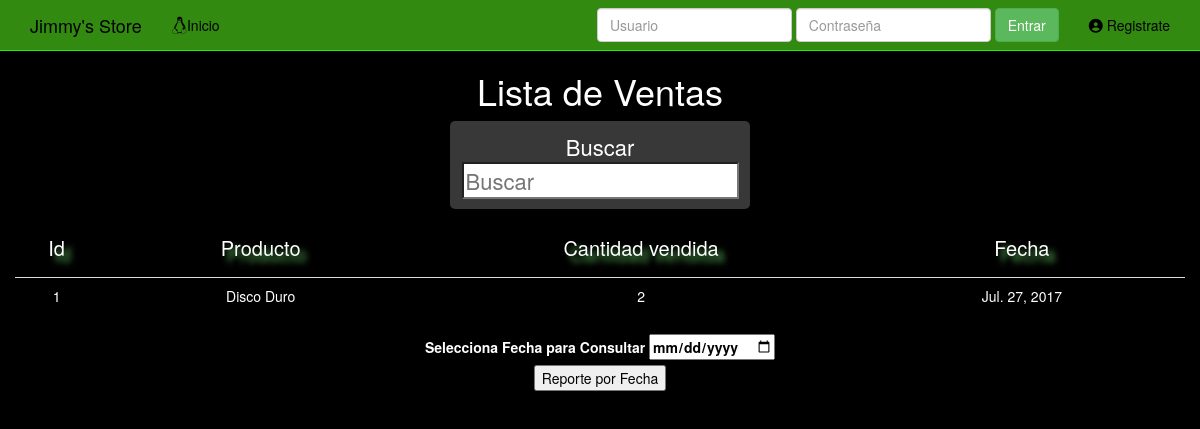
The app's page /Lista/Ventas/ with its own data.
### productos/models.py (models this page shows, shortened)
class Venta(models.Model):
	fecha = models.DateField(auto_now_add=True)
	producto = models.ForeignKey('Producto', null=True, blank=True, on_delete=models.CASCADE)
	cantidad_vendida = models.IntegerField()

class Producto(models.Model):
	codigo_p = models.IntegerField(null=False, blank=False, unique=True)
	nombre = models.CharField(max_length=255, null=False, blank=False)
	descripcion = models.CharField(max_length=255)
	categoria = models.ForeignKey(Categoria, null=True, blank=True, on_delete=models.CASCADE)
	unidades = models.IntegerField(null=False, blank=False)
	precio = models.DecimalField(max_digits=9,decimal_places=2, null=False, blank=False)
	def __str__(self):
		return self.nombre

### productos/views.py (the view)
# urls.py: url(r'^Lista/Ventas/',views.listaventas,name="listaventas"),
def listaventas(request):
    playera = Venta.objects.order_by('id')
    template = loader.get_template('productos/venta_list.html')
    context = {
        'playera': playera
    }
    return HttpResponse(template.render(context, request))

### templates/productos/venta_list.html (shortened to what this page needs)
{% extends 'base.html' %}
	{% block content %}
  {% load bootstrap3 %}
	<div class="row">
		<div align="center">
			<h1 style="color:white;">Lista de Ventas</h1>
			{% load staticfiles %}
			<link rel="stylesheet" type="text/css" href="{% static 'css/base.css' %}">
			<div class="derecha" id="buscar">Buscar <input style="color:black;" type="search" class="light-table-filter" data-table="order-table" placeholder="Buscar"></div>
			<table class="order-table table">
				<thead>
						<td align="center" style="vertical-align:middle"><h1 class="h4">Id</h1><td>
						<td align="center" style="vertical-align:middle"><h1 class="h4">Producto</h1><td>
						<td align="center" style="vertical-align:middle"><h1 class="h4">Cantidad vendida</h1><td>
            <td align="center" style="vertical-align:middle"><h1 class="h4">Fecha</h1><td>
				</thead>
					{% for venta in playera %}
					<tr>
						<td align="center" style="vertical-align:middle">{{ venta.id }}<td>
						<td align="center" style="vertical-align:middle">{{ venta.producto }}<td>
						<td align="center" style="vertical-align:middle">{{ venta.cantidad_vendida }}<td>
            <td align="center" style="vertical-align:middle">{{ venta.fecha }}<td>
					</tr>
        {% endfor %}
				</table>
				<form action="{% url "productos:pdfdia" %}" method="GET">
					<label for="date">Selecciona Fecha para Consultar <input type="date" style="color:black;" name="date" id="date" required="required"></label>
					<p><input type="submit" style="color:black;" value="Reporte por Fecha"></p>
			</div>
		</div>
{% endblock %}

### static/css/navbar-static-top.css (style rules this page uses)
body { min-height: 750px; background-color: black; color: white; }
h1,h2,h3,h4,h5 { color: white; }

### static/css/base.css (style rules this page uses)
.h4 { font-size: 20px; color:white; text-shadow:6px 6px 6px #5cb85c; }

### templates/productos/venta_list.html (style rules this page uses)
#buscar { width: 300px; font-size: 22px; color: #fff; background: #383838 ; padding-left: 20px ; text-align: center; border-radius: 5px; padding: 10px; margin:10px; }

### records on screen
Venta: id "1", producto "Disco Duro", cantidad_vendida "2", fecha "Jul. 27, 2017"
